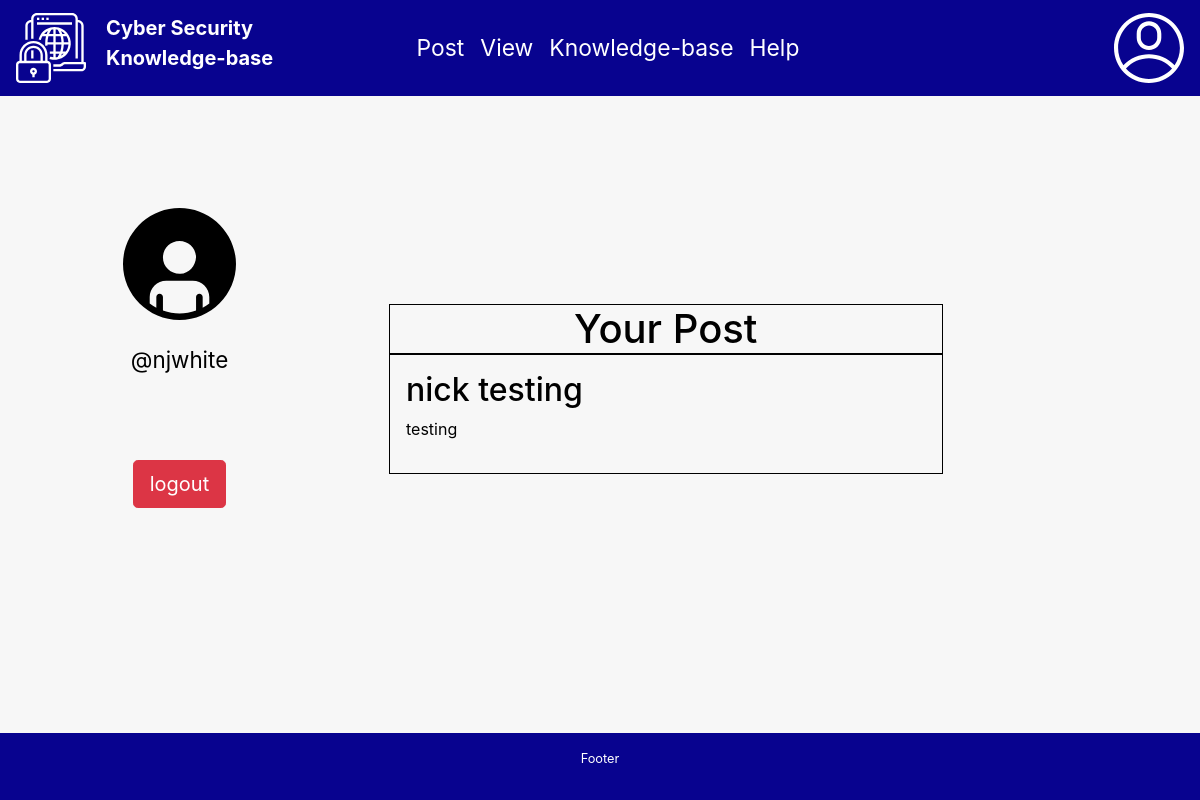
Page /user_profile (signed in) on the earlier database version.
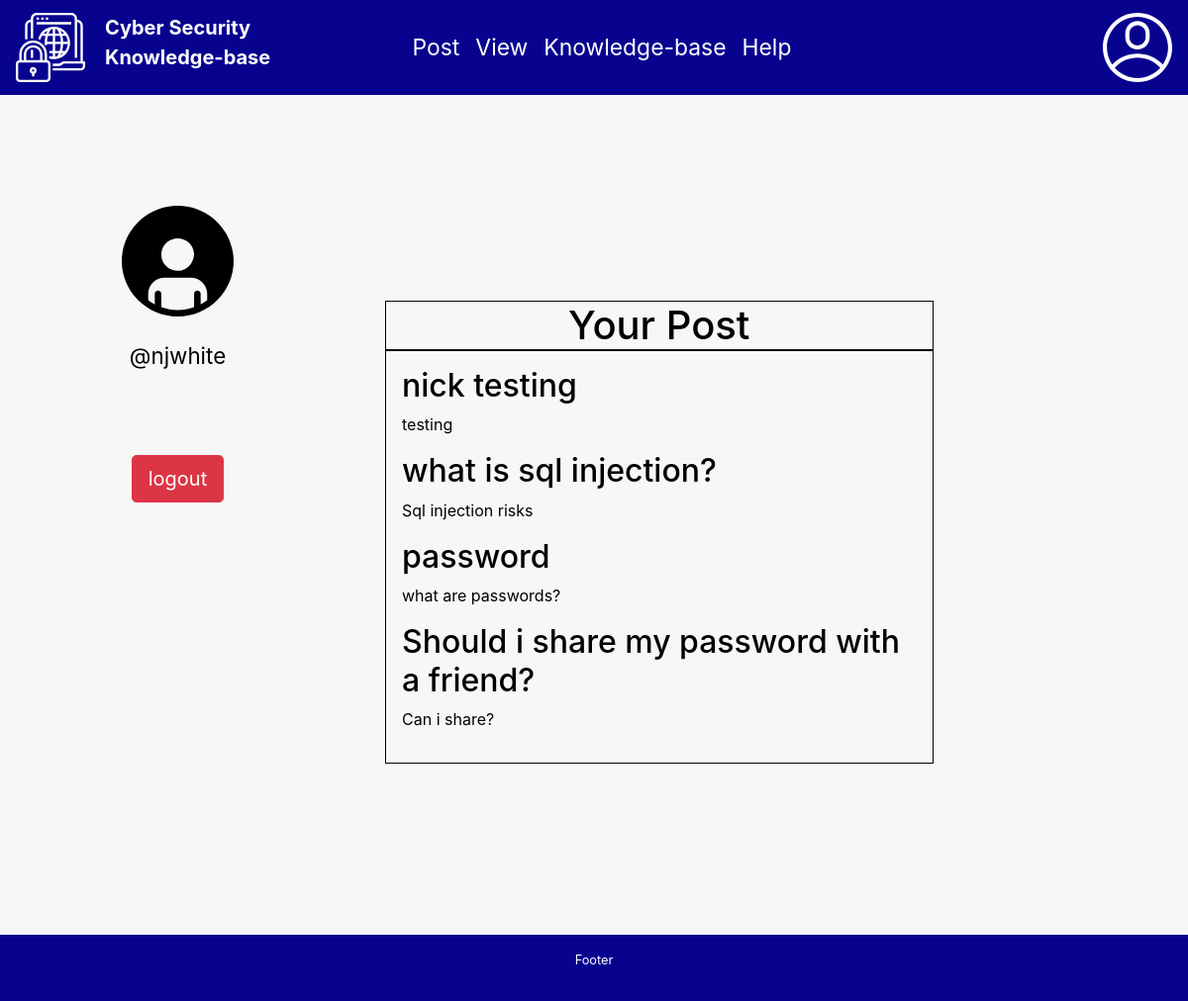
Same page on the later database version.
### QuestionandAnswerForum/models.py (models this page shows, shortened)
class Question(models.Model):
    id = models.AutoField(primary_key=True)
    question_title = models.CharField(max_length=255)
    content = models.TextField()
    date_posted = models.DateTimeField(auto_now_add=True)
    posted_by = models.ForeignKey(User, on_delete = models.PROTECT)
    expertise_required = models.BooleanField(default = False)
    slug = models.SlugField(max_length=40)
    anonymous = models.BooleanField(default = True)

### QuestionandAnswerForum/views.py (the view)
# urls.py: path('user_profile', user_profile),
def user_profile(request):
    if not request.user.is_authenticated:
       return redirect('http://127.0.0.1:8000/login')
    else:
       context= {'firstname' : request.user.username}
       try:
           context['question'] =  Question.objects.filter(posted_by=request.user)
       except ObjectDoesNotExist:
           print("No questions by user")
    return render(request, "user_profile.html",context)

### QuestionandAnswerForum/templates/user_profile.html (shortened to what this page needs)
{% extends 'base.html' %}
{% load static %}
  {% block body %}
  <div class="row fix-margin">
    <div class="col-4">
  <div class="profile-image">
  <img src="{% static 'images/user.svg' %}" width="30%" height="30%">
  <p class="profile-name">@{{firstname}}</p></div>
  <form method= "POST" action = "logout">
    <div class="user-logout-button">
      <input type = "submit" value="logout" class="btn btn-lg btn-danger">
    </div>
    </form>
   </div>
  <div class="col-6">
    <div class="profile-post">
    <h1 class="your-post-title"> Your Post </h1>
    <div class="your-post">
  {% for q  in question %}
  <div class="profile-inner-post">
  <a href="/question/{{ q.id }}/{{ q.slug }}"><h2 class="q-color-black">{{ q.question_title }}</h2></a>
{{q.content}}
</div>
{% endfor %}
</div>
</div>
</div>
{% endblock %}

### QuestionandAnswerForum/templates/base.html (shortened to what this page needs)
<!doctype html>
{% load static %}
<html lang="en">
  <head>
    <link rel="stylesheet" href="https://stackpath.bootstrapcdn.com/bootstrap/4.3.1/css/bootstrap.min.css">
	<link rel="stylesheet" type="text/css" href="{% static 'css/style.css' %}"/>
  </head>
  <body>
  <nav class="navbar navbar-expand-lg navbar-color">
  <a class="navbar-brand" href="http://127.0.0.1:8000/"><img src="{% static 'images/cyber-security-white.svg' %}"  width="70" height="70" alt=""/>
  <span class="logo-title"><strong>Cyber Security<br>Knowledge-base</strong></span></a>
  <div class="collapse navbar-collapse justify-content-center" id="navbarSupportedContent">
    <ul class="navbar-nav nav-font">
      <li class="nav-item active">
        <a class="nav-link q-color" href="http://127.0.0.1:8000/ask-question">Post <span class="sr-only">(current)</span></a>
      </li>
      <li class="nav-item">
        <a class="nav-link q-color" href="http://127.0.0.1:8000/see-questions">View</a>
      </li>
      <li class="nav-item">
        <a class="nav-link q-color" href="http://127.0.0.1:8000/submit-query">Knowledge-base</a>
      </li>
      <li class="nav-item">
        <a class="nav-link q-color" href="#">Help</a>
      </li>
    </ul>
  </div>
  <span class="profile">
    <a href = "http://127.0.0.1:8000/user_profile">  <img src="{% static 'images/account-white.svg' %}" width="70" height="70"/> </a>
    </span>
</nav>
    {% block body %}
{% endblock %}
   <footer class="navbar-fixed-bottom">
        <small><p>Footer</p></small>
   </footer>
  </body>
</html>

### QuestionandAnswerForum/static/css/style.css (style rules this page uses)
body { background-color: #f7f7f7; color: black; padding-bottom: 2.5rem; height: 100%; }
html { height: 100%; }
.navbar-color { background-color: #08038F; color: white; }
.logo-title { font-size: 1em; display: inline-block; color: white; position: absolute; padding-left: 1em; }
.nav-item { font-size: 1.3em; color: white !important; }
.nav-font { font-size: 1.1em; }
.q-color { color: white; }
.q-color-black { color: black; }
footer { background-color: #08038F; color: white; position: fixed; left: 0; bottom: 0; width: 100%; overflow: hidden; padding: 1rem; text-align: center; }
.user-logout-button { display: table; margin-left: 7em; margin: auto; }
.profile-image img { margin-top: 5em; width: 50%; height: 50%; display: block; margin: auto; }
.profile-image { font-size: 1.4em; padding: 0 3em 3em 3em; text-align: center; margin-top: 5em; }
.profile-name { padding-top: 1em; }
.your-post { border: 2px solid; }
.your-post { border: 1.5px solid; padding: 1em; }
.your-post-title { border: 1.5px solid; margin-bottom: 0; text-align: center; }
.profile-post { margin-top: 13em; margin-bottom: 15em; }
.fix-margin { margin-right: 3em !important; }
.profile-inner-post { margin-bottom: 1em; }

Differences in the rows shown:
added Question: question_title "what is sql injection?", content "Sql injection risks"
added Question: question_title "password", content "what are passwords?"
added Question: question_title "Should i share my password with a friend?", content "Can i share?"
